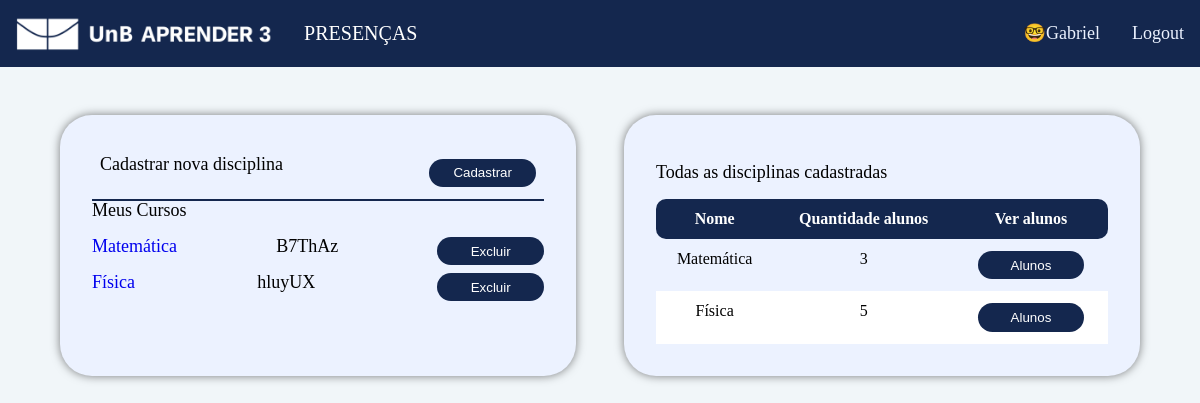
Page /gerenciarPresenca (signed in) on the committed database.
### app/models.py (models this page shows, shortened)
class User(db.Model, UserMixin):
    matricula = db.Column(db.String(9), primary_key=True, unique=True, nullable=False)
    email = db.Column(db.String(100), unique=True, nullable=False)
    nome = db.Column(db.String(100), nullable=False)
    senha_hash = db.Column(db.String(100), nullable=False)
    eh_professor = db.Column(db.Boolean, nullable=True, default=False)
    presenca_todas_aulas = db.relationship('Presenca')
    @property
    def senha(self):
        return self.senha

class Disciplina(db.Model):
    id = db.Column(db.Integer, primary_key=True, autoincrement=True)
    nome = db.Column(db.String(100), nullable=False)
    professor_matricula = db.Column(db.String, db.ForeignKey('user.matricula'), nullable=True)
    codigo = db.Column(db.String, nullable=True, unique=True)
    professor = db.relationship('User', backref='disciplinas_ministradas', foreign_keys=[professor_matricula])
    alunos = db.relationship('User', secondary=alunos_disciplinas, backref='disciplinas_matriculadas')
    aulas = db.relationship('Aula', cascade='all, delete-orphan')

### app/routes.py (the view)
@app.route('/gerenciarPresenca')
@login_required
@professor_required
def professor_page():
    disciplinas = Disciplina.query.filter_by(professor=current_user).all()
    return render_template('pages/professor-disciplina.html', disciplinas=disciplinas)

### app/models.py (called while the page is built)
@login_manager.user_loader
def load_user(matricula):
    return User.query.get(matricula)

### app/utils.py (called while the page is built)
def professor_required(f):
    @wraps(f)
    def decorated_function(*args, **kwargs):
        if not current_user.is_authenticated:
            return current_app.login_manager.unauthorized()
        elif not current_user.eh_professor:
            abort(403)
        return f(*args, **kwargs)
    return decorated_function

### app/templates/pages/professor-disciplina.html (shortened to what this page needs)
{% extends 'base_template.html' %} {% block content %}
<section class="grid_professor-disciplina">
  <section class="container" id="side_bar">
    <div class="aula">
      <p class="container__texto">Cadastrar nova disciplina</p>
      <button
        class="button"
        onclick="document.getElementById('modal_disciplina').style.display='block'"
      >
        Cadastrar
      </button>
    </div>
    <h2 class="container__texto">Meus Cursos</h2>
    <ul>
      {% for disciplina in disciplinas %}
      <li class="container__lista_disciplina">
          <p class="container__texto"><a href="{{ url_for('disciplina_page', disciplina_id=disciplina.id ) }}">
            {{disciplina.nome}}
          </a></p>
          <p class="container__texto">{{disciplina.codigo}}</p>
          <a
            href="{{ url_for('deletar_disciplina', disciplina_id=disciplina.id ) }}"
            onclick="return confirm('Tem certeza de que deseja excluir esta aula?')"
            ><button class="button">Excluir</button>
          </a>
      </li>
      {% endfor %}
    </ul>
  </section>
  {% if disciplinas %}
  <section class="container aluno">
    <div class="presenca">
      <h1 class="container__texto">Todas as disciplinas cadastradas</h1>
      <table class="table-striped-columns">
        <thead>
          <tr>
            <th>Nome</th>
            <th>Quantidade alunos</th>
            <th>Ver alunos</th>
          </tr>
        </thead>
        <tbody>
          {% for disciplina in disciplinas %}
          <tr>
            <td>{{disciplina.nome}}</td>
            <td>{{disciplina.alunos|count}}</td>
            <td>
             <button class="button" onclick="document.getElementById('modal_alunos').style.display='block'">
              Alunos
            </button>
            </td>
          </tr>
          {% endfor %}
        </tbody>
      </table>
    </div>
  </section>
  {% endif %}
</section>
{% endblock%}

### app/templates/base_template.html (shortened to what this page needs)
<!DOCTYPE html>
<html lang="en">
  <head>
    <link rel="stylesheet" />
    <link rel="stylesheet" href="../static/style.css" />
    <link rel="stylesheet" href="../static/reset.css" />
  </head>
  <body>
    <header>
      <nav class="navbar">
        <div class="navbar__items">
          <img src="../static/img/LOGOAPRENDER 3.png" alt="" />
          <span class="navbar__texto">Presenças</span>
        </div>
        <div class="navbar__items">
          {% if not current_user.is_authenticated %}
          <a class="navbar__link" href="{{ url_for('login_page') }}">Login</a>
          <a class="navbar__link" href="{{ url_for('register_page') }}"
            >Registrar</a
          >
          {% else %}
          <span class="navbar__nome">🤓{{ current_user.nome }}</span>
          <a class="navbar__link" href="{{ url_for('logout_page') }}">Logout</a>
          {% endif %}
        </div>
      </nav>
    </header>
    <main>
       {% block content %}{% endblock %}
    </main>
  </body>
</html>

### app/static/style.css (style rules this page uses)
:root { --cor-primaria: #f1f6f9; --cor-secundaria: #14274e; --cor-terciaria: #394867; --cor-quaternaria: #ecf2ff; --cor-clara: #ffffff; --cor-escura: #000000; }
body { background-color: var(--cor-primaria); }
.button { background-color: var(--cor-secundaria); color: var(--cor-clara); padding: 0.5em 1em; width: 8em; border-radius: 20px; border: none; cursor: pointer; transition: all 0.5s ease-in-out; }
.container { background-color: var(--cor-quaternaria); box-sizing: border-box; border-radius: 2em; padding: 2em; box-shadow: 0 0 10px 0 rgba(0, 0, 0, 0.5); }
.aula { display: flex; align-items: center; justify-content: space-between; padding: 0.5em; border-bottom: solid 2px var(--cor-secundaria); overflow-y: auto; }
.container__texto { font-size: 18px; font-weight: 500; margin-bottom: 1em; }
.container__lista_disciplina { display: flex; justify-content: space-between; }
.presenca { margin-top: 1em; }

### app/static/navbar.css (style rules this page uses)
.navbar { background-color: var(--cor-secundaria); padding: 1em; display: flex; flex-wrap: wrap; align-items: center; justify-content: space-between; }
.navbar__items { display: flex; align-items: center; gap: 2em; flex-wrap: wrap; }
.navbar__texto, .navbar__link { color: var(--cor-clara); }
.navbar__texto { font-size: 20px; text-transform: uppercase; color: var(--cor-clara); }
.navbar__link, .navbar__nome { font-size: 18px; color: #ecf2ff; }
.navbar img { max-height: 35px; }
.navbar a { transition: all 0.3s ease-in-out; }

### app/static/table.css (style rules this page uses)
.table-striped-columns { width: 100%; border-collapse: collapse; border-spacing: 0; background-color: var(--cor-quaternaria); overflow: auto; }
table { overflow-x: auto; }
.table-striped-columns th, .table-striped-columns td { padding: 0.75rem; vertical-align: top; text-align: center; }
.table-striped-columns th { background-color: var(--cor-secundaria); color: var(--cor-clara); font-size: 1rem; font-weight: 700; }
.table-striped-columns th:nth-child(1) { border-bottom-left-radius: 10px; border-top-left-radius: 10px; }
.table-striped-columns th:last-child { border-bottom-right-radius: 10px; border-top-right-radius: 10px; }
.table-striped-columns tbody tr:nth-child(odd) td { background-color: var(--cor-quaternaria); }
.table-striped-columns tbody tr:nth-child(even) td { background-color: var(--cor-clara); }

### app/static/professor.css (style rules this page uses)
.grid_professor-disciplina { width: 90%; display: grid; grid-template-columns: 1fr 1fr; gap: 3rem; margin: 3rem auto; }
.container:nth-child(1) { margin-right: 0; }
.container:nth-child(2) { grid-column: 2 / 3; grid-row: 1 / 2; }

### rows in the picture
User: nome "Gabriel"
Disciplina: nome "Matemática", codigo "B7ThAz", alunos|count "3"
Disciplina: nome "Física", codigo "hluyUX", alunos|count "5"
